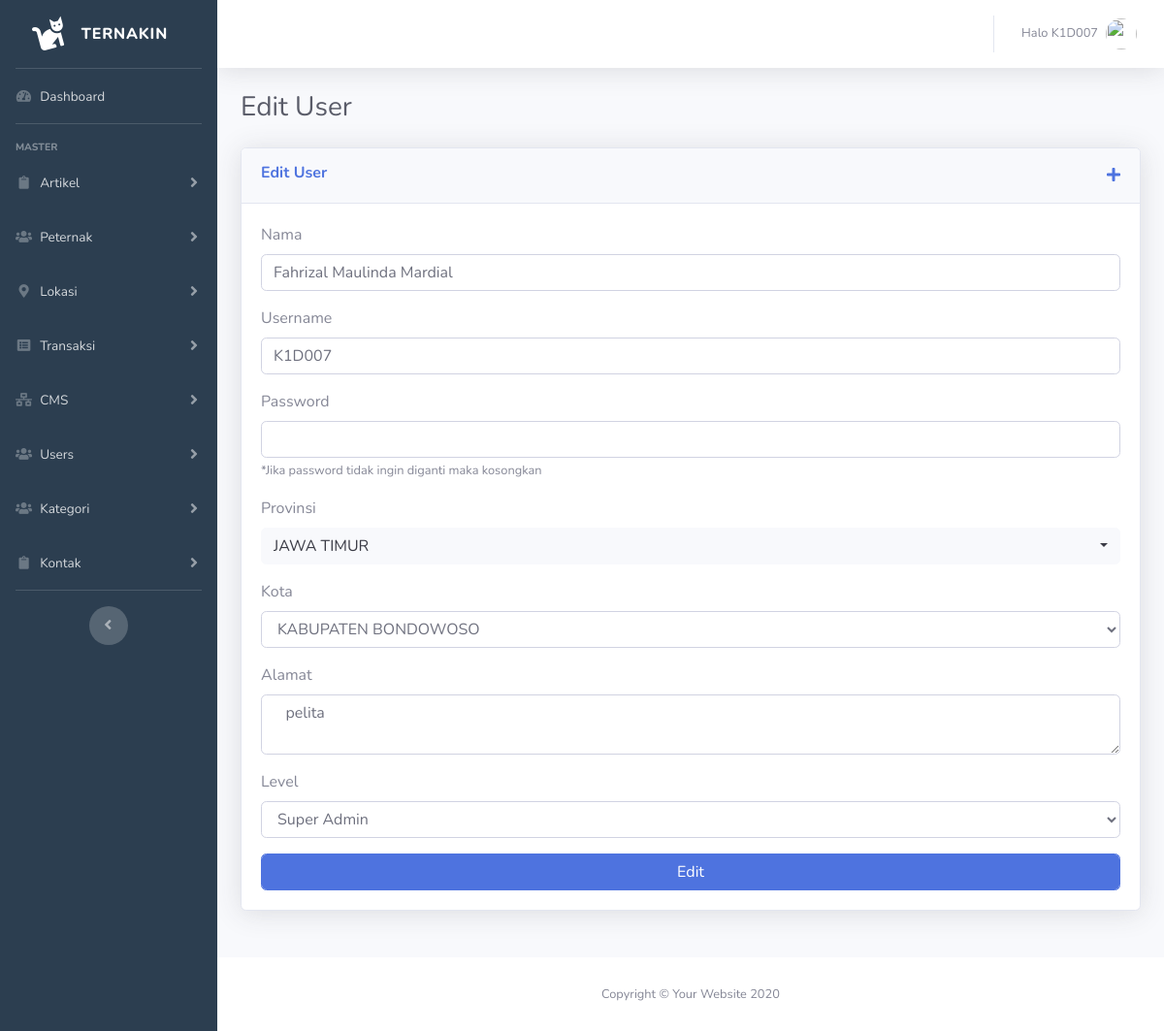
Page /cms-dashboard/pages/users/edit.php?id_user=7 (signed in) on the committed database.
### tables this page shows
CREATE TABLE `tb_users` (
  `id_users` int(3) NOT NULL,
  `nama` varchar(35) NOT NULL,
  `username` varchar(10) NOT NULL,
  `password` varchar(60) NOT NULL,
  `id_provinsi` int(2) NOT NULL,
  `id_kota` int(4) NOT NULL,
  `alamat` text NOT NULL,
  `level` enum('1','2','3') NOT NULL,
  `created_at` timestamp NOT NULL DEFAULT current_timestamp() ON UPDATE current_timestamp(),
  `updated_at` timestamp NULL DEFAULT NULL
);

CREATE TABLE `tb_kota` (
  `id_kota` int(4) NOT NULL,
  `id_provinsi` int(2) NOT NULL,
  `nama_kota` text NOT NULL
);

### cms-dashboard/pages/users/edit.php (the view, shortened to what this page needs)
  <?php
    $title="Edit User";
    require_once"../../../config/database.php";
    require_once"../../templates/head-dashboard.php";
    $id = $_GET['id_user'];
    $user = mysqli_query($con , "SELECT * FROM tb_users WHERE id_users='".$id."'");
    $data_user = mysqli_fetch_assoc($user);
    $kota = mysqli_query($con,"SELECT * FROM tb_kota");
   ?>
   <link rel="stylesheet" type="text/css" href="<?=$_ENV['base_url']?>cms-dashboard/assets/vendor/bootstrap-select/css/bootstrap-select.min.css">
</head>
<body id="page-top">
  <div id="wrapper">
      <?php require_once"../../partials/sidebar.php"; ?>
    <div id="content-wrapper" class="d-flex flex-column">
      <div id="content">
          <?php require_once"../../partials/topbar.php"; ?>
        <div class="container-fluid" style="transition: 0.4s;">
          <div class="d-sm-flex align-items-center justify-content-between mb-4">
            <h1 class="h3 mb-0 text-gray-800"><?=$title?></h1>
          </div>
          <div class="row">
            <div class="col-lg-12 mb-4">
              <div class="card shadow mb-4">
                <div class="card-header py-3 d-sm-flex justify-content-between">
                  <h6 class="m-0 font-weight-bold text-primary"><?=$title?></h6>
                  <a href="tambah"><i class="fas fa-plus"></i></a>
                </div>
                <div class="card-body">
                  <form method="POST" action="<?=$_ENV['base_url']?>cms-dashboard/pages/users/aksi">
                    <div class="form-group">
                      <label>Nama</label>
                      <input type="text" name="nama" class="form-control" maxlength="35" value="<?=$data_user['nama']?>">
                    </div>
                    <div class="form-group">
                      <label>Username</label>
                      <input type="text" name="username" class="form-control" maxlength="10" value="<?=$data_user['username']?>">
                    </div>
                    <div class="form-group">
                      <label>Password</label>
                      <input type="password" name="password" class="form-control">
                      <small>*Jika password tidak ingin diganti maka kosongkan</small>
                    </div>
                    <div class="form-group">
                      <label>Provinsi</label>
                    </div>
                    <div class="form-group">
                      <label>Kota</label>
                      <select name="kota" id="kota" class="form-control">
                        <?php
                          while ($dataKot = mysqli_fetch_array($kota)) {
                            ?>
                              <option value="<?=$dataKot['id_kota']?>" <?=($data_user['id_kota']==$dataKot['id_kota'])?'selected':''; ?>><?=$dataKot['nama_kota']?></option>
                            <?php
                          }
                        ?>
                      </select>
                    </div>
                    <div class="form-group">
                      <label>Alamat</label>
                      <textarea class="form-control" name="alamat"> <?=$data_user['alamat']?></textarea>
                    </div>
                    <div class="form-group">
                      <label>Level</label>
                      <select name="level" class="form-control">
                        <option value="1" <?=($data_user['level']=="1")?'selected':''; ?> >Super Admin</option>
                      </select>
                    </div>
                    <button type="submit" class="btn btn-primary form-control" name="aksi" value="update-user">Edit</button>
                  </form>
                </div>
              </div>
            </div>
          </div>
        </div>
      </div>
      <footer class="sticky-footer bg-white">
        <div class="container my-auto">
          <div class="copyright text-center my-auto">
            <span>Copyright &copy; Your Website 2020</span>
          </div>
        </div>
      </footer>
    </div>
  </div>
  <?php require_once"../../templates/footer-dashboard.php"; ?>
</html>

### rows in the picture
tb_users: nama "Fahrizal Maulinda Mardial", username "K1D007", kota "KABUPATEN BONDOWOSO", alamat "pelita", level "Super Admin"

### other values in the picture
$_SESSION['user']['username'] "K1D007"
$title "Edit User"
